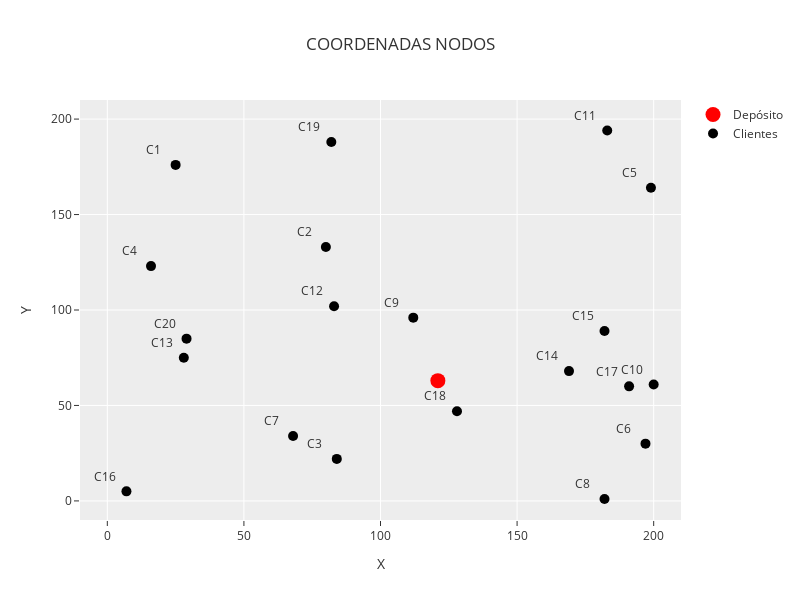

This figure's notebook cell:
### Code cell
fig = go.Figure()

# Añadir punto de depósito en rojo
fig.add_trace(
    go.Scatter(
        x=[COORDENADAS[0]["x"]],
        y=[COORDENADAS[0]["y"]],
        mode="markers",
        name="Depósito",
        marker=dict(color="red", size=15),
    )
)

# Añadir puntos de clientes en negro
fig.add_trace(
    go.Scatter(
        x=[coord["x"] for coord in list(COORDENADAS.values())[1:]],
        y=[coord["y"] for coord in list(COORDENADAS.values())[1:]],
        mode="markers",
        name="Clientes",
        marker=dict(color="black", size=10),
    )
)

# Añadir anotaciones de clientes
for cliente in CLIENTES:
    coord_cliente_x = COORDENADAS[cliente]["x"]
    coord_cliente_y = COORDENADAS[cliente]["y"]
    fig.add_annotation(x=coord_cliente_x - 8, y=coord_cliente_y + 8, text=f"<b>C{cliente}: </b> {DEMANDAS[cliente]}", showarrow=False)

# Configurar el layout del gráfico
fig.update_layout(
    title=f"COORDENADAS NODOS",
    xaxis_title="X",
    yaxis_title="Y",
    xaxis=dict(range=[-10, N * 10 + 10]),
    yaxis=dict(range=[-10, N * 10 + 10]),
    width=800,
    height=600,
    template="ggplot2",
)

fig.show()

### Figure 1 — Plotly figure (JSON) as saved in the notebook; plotly's stock layout.template omitted (floating-point values rounded to 4 significant figures)
{"data": [{"marker": {"color": "red", "size": 15}, "mode": "markers", "name": "Depósito", "type": "scatter", "x": [121], "y": [63]}, {"marker": {"color": "black", "size": 10}, "mode": "markers", "name": "Clientes", "type": "scatter", "x": [25, 80, 84, 16, 199, 197, 68, 182, 112, 200, 183, 83, 28, 169, 182, 7, 191, 128, 82, 29], "y": [176, 133, 22, 123, 164, 30, 34, 1, 96, 61, 194, 102, 75, 68, 89, 5, 60, 47, 188, 85]}], "layout": {"annotations": [{"showarrow": false, "text": "C1", "x": 17, "y": 184}, {"showarrow": false, "text": "C2", "x": 72, "y": 141}, {"showarrow": false, "text": "C3", "x": 76, "y": 30}, {"showarrow": false, "text": "C4", "x": 8, "y": 131}, {"showarrow": false, "text": "C5", "x": 191, "y": 172}, {"showarrow": false, "text": "C6", "x": 189, "y": 38}, {"showarrow": false, "text": "C7", "x": 60, "y": 42}, {"showarrow": false, "text": "C8", "x": 174, "y": 9}, {"showarrow": false, "text": "C9", "x": 104, "y": 104}, {"showarrow": false, "text": "C10", "x": 192, "y": 69}, {"showarrow": false, "text": "C11", "x": 175, "y": 202}, {"showarrow": false, "text": "C12", "x": 75, "y": 110}, {"showarrow": false, "text": "C13", "x": 20, "y": 83}, {"showarrow": false, "text": "C14", "x": 161, "y": 76}, {"showarrow": false, "text": "C15", "x": 174, "y": 97}, {"showarrow": false, "text": "C16", "x": -1, "y": 13}, {"showarrow": false, "text": "C17", "x": 183, "y": 68}, {"showarrow": false, "text": "C18", "x": 120, "y": 55}, {"showarrow": false, "text": "C19", "x": 74, "y": 196}, {"showarrow": false, "text": "C20", "x": 21, "y": 93}], "height": 600, "title": {"text": "COORDENADAS NODOS"}, "width": 800, "xaxis": {"range": [-10, 210], "title": {"text": "X"}}, "yaxis": {"range": [-10, 210], "title": {"text": "Y"}}}}
